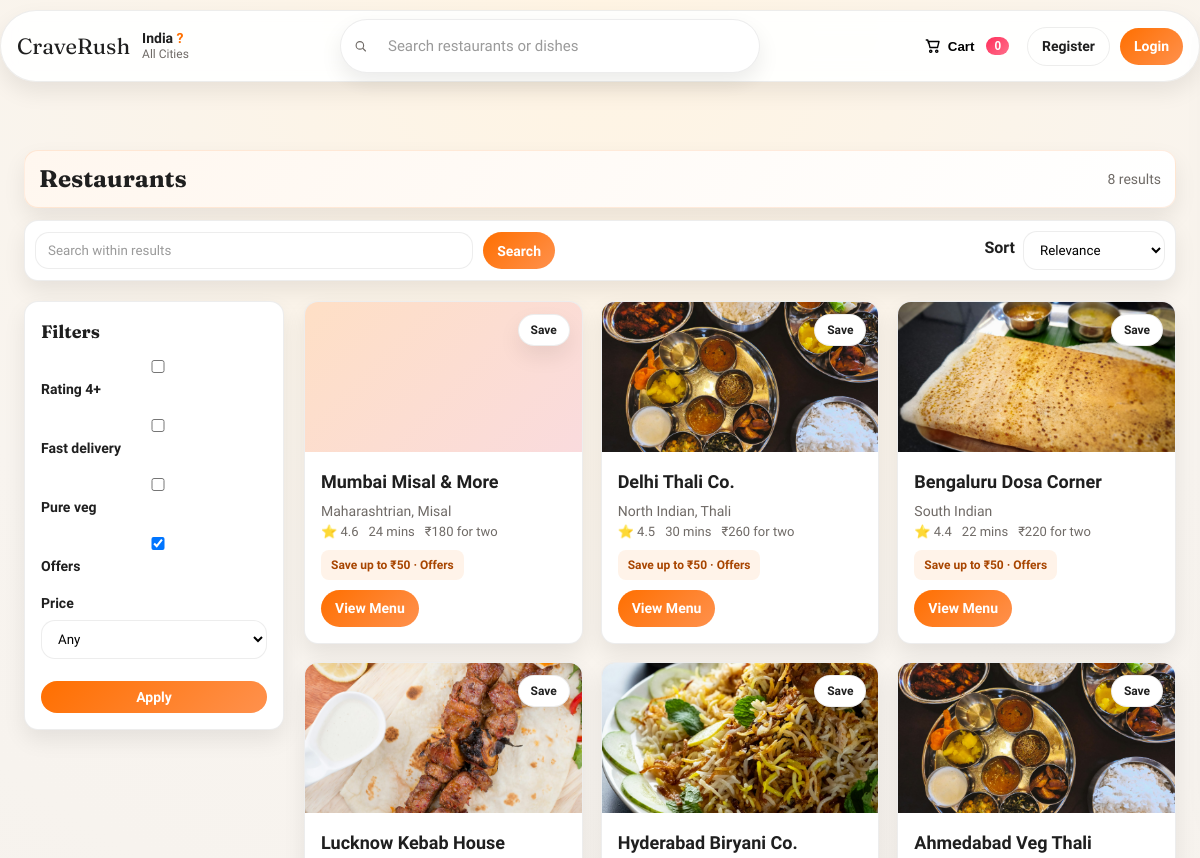
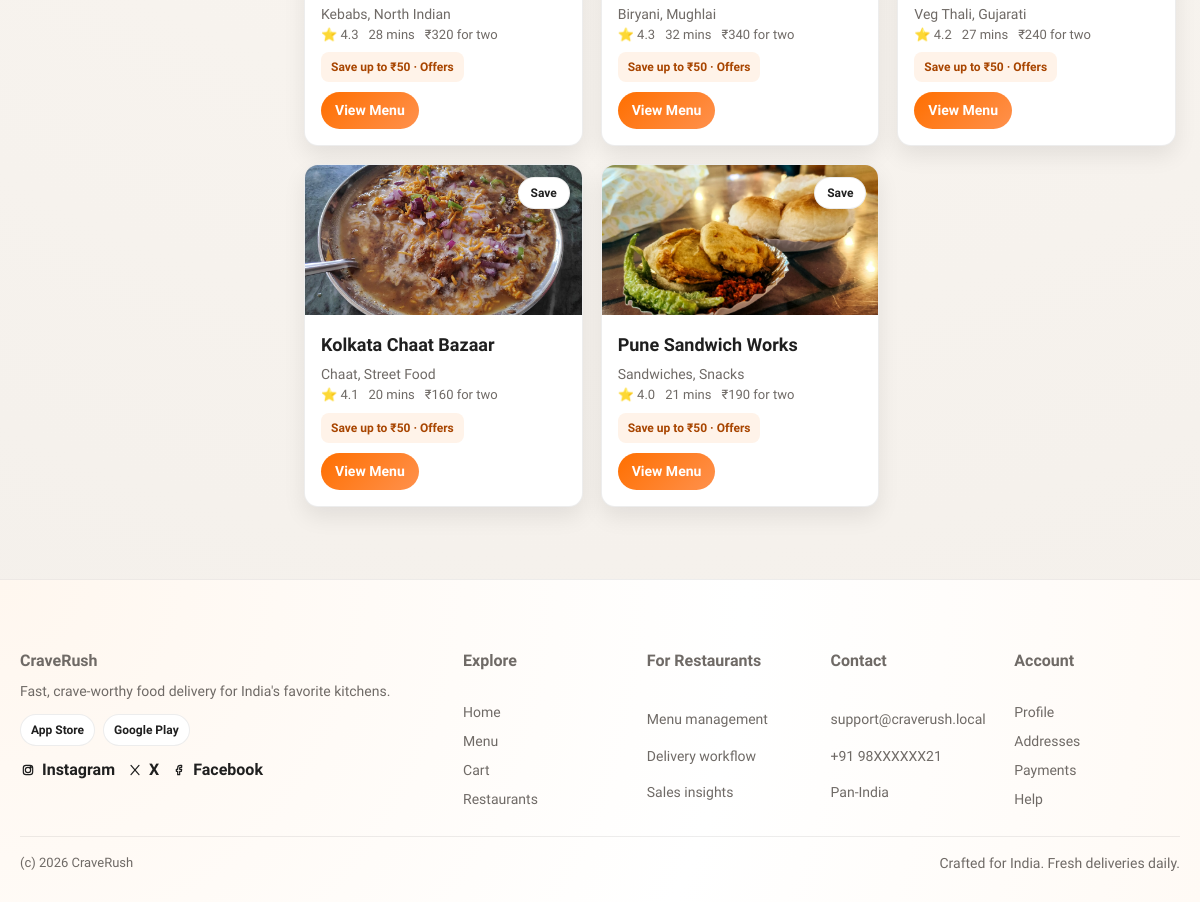
/restaurants.php?offers=1, run on the app's committed database (2 pictures, top to bottom).
### tables this page shows
CREATE TABLE IF NOT EXISTS restaurants (
    id INT AUTO_INCREMENT PRIMARY KEY,
    name VARCHAR(100) NOT NULL,
    location VARCHAR(255) NOT NULL,
    cuisine VARCHAR(120) NOT NULL DEFAULT 'Multi-cuisine',
    rating DECIMAL(3,1) NULL,
    eta_minutes INT NULL,
    price_for_two INT NULL,
    image_url VARCHAR(255) NULL,
    created_at TIMESTAMP DEFAULT CURRENT_TIMESTAMP
);

### includes/functions.php (called while the page is built, shortened)
<?php
function e($value) {
    return htmlspecialchars((string)$value, ENT_QUOTES, 'UTF-8');
}
function display_rating($rating, $id) {
    if ($rating !== null && $rating > 0) {
        return number_format((float)$rating, 1);
    }
    return restaurant_rating($id);
}
function display_eta($eta, $id) {
    if ($eta !== null && $eta > 0) {
        return (int)$eta;
    }
    return restaurant_eta($id);
}
function display_price_for_two($price, $id) {
    if ($price !== null && $price > 0) {
        return (int)$price;
    }
    return restaurant_price_for_two($id);
}
?>

### restaurants.php (the view, shortened to what this page needs)
<?php
require_once __DIR__ . '/config/bootstrap.php';
$base = '';
$q = trim($_GET['q'] ?? '');
$sort = $_GET['sort'] ?? 'relevance';
$rating4 = isset($_GET['rating4']);
$fast = isset($_GET['fast']);
$veg = isset($_GET['veg']);
$offers = isset($_GET['offers']);
$wheres = ['1=1'];
$params = [];
$priceClause = '';
$orderBy = 'r.rating DESC';
$sql = "
    SELECT r.id, r.name, r.location, r.cuisine, r.rating, r.eta_minutes, r.price_for_two, r.image_url,
           MIN(m.price) AS min_price,
           SUM(CASE WHEN m.is_veg = 0 THEN 1 ELSE 0 END) AS non_veg_count
    FROM restaurants r
    LEFT JOIN menu_items m ON m.restaurant_id = r.id AND m.is_active = 1
    WHERE " . implode(' AND ', $wheres) . "
    GROUP BY r.id
";
if ($veg) {
    $sql .= " HAVING non_veg_count = 0";
    if ($offers) {
        $sql .= " AND min_price <= 200";
    }
    if ($priceClause !== '') {
        $sql .= " AND " . substr($priceClause, 7);
    }
} else {
    if ($offers || $priceClause !== '') {
        $clauses = [];
        if ($offers) {
            $clauses[] = "min_price <= 200";
        }
        if (!empty($clauses)) {
            $sql .= " HAVING " . implode(' AND ', $clauses);
        }
    }
}
$sql .= " ORDER BY $orderBy";
$stmt = $pdo->prepare($sql);
$stmt->execute($params);
$restaurants = $stmt->fetchAll();
$favoriteMap = [];
include __DIR__ . '/includes/header.php';
?>
<div class="section-title">
    <h2>Restaurants</h2>
    <span><?php echo count($restaurants); ?> results</span>
</div>
<div class="listing-toolbar">
    <form method="get" class="listing-search">
        <input type="text" name="q" placeholder="Search within results" value="<?php echo e($q); ?>">
        <button class="button" type="submit">Search</button>
    </form>
    <form method="get" class="listing-sort">
        <label for="sort">Sort</label>
        <select name="sort" id="sort" onchange="this.form.submit()">
            <option value="relevance" <?php echo $sort === 'relevance' ? 'selected' : ''; ?>>Relevance</option>
        </select>
    </form>
</div>
<div class="layout">
    <aside class="sidebar">
        <h3>Filters</h3>
        <form method="get" class="filter-group">
            <label><input type="checkbox" name="rating4" <?php echo $rating4 ? 'checked' : ''; ?>> Rating 4+</label>
            <label><input type="checkbox" name="fast" <?php echo $fast ? 'checked' : ''; ?>> Fast delivery</label>
            <label><input type="checkbox" name="veg" <?php echo $veg ? 'checked' : ''; ?>> Pure veg</label>
            <label><input type="checkbox" name="offers" <?php echo $offers ? 'checked' : ''; ?>> Offers</label>
            <div class="form-group">
                <label for="price">Price</label>
                <select name="price" id="price">
                    <option value="">Any</option>
                </select>
            </div>
            <button class="button" type="submit">Apply</button>
        </form>
    </aside>
    <div class="restaurant-grid">
        <?php if (empty($restaurants)): ?>
            <div class="card">No restaurants found.</div>
        <?php else: ?>
            <?php foreach ($restaurants as $r): ?>
                <?php $img = $r['image_url'] ?: fallback_image($r['id']); ?>
                <div class="restaurant-card">
                    <div class="restaurant-card-top">
                        <?php if ($user && $user['role'] === 'customer'): ?>
                            <?php $isFav = isset($favoriteMap[$r['id']]); ?>
                            <form method="post" class="fav-form">
                                <input type="hidden" name="restaurant_id" value="<?php echo (int)$r['id']; ?>">
                                <input type="hidden" name="return" value="<?php echo e($_SERVER['REQUEST_URI']); ?>">
                                <button class="fav-btn <?php echo $isFav ? 'active' : ''; ?>" type="submit" name="fav_action" value="<?php echo $isFav ? 'remove' : 'add'; ?>">
                                    <?php echo $isFav ? 'Saved' : 'Save'; ?>
                                </button>
                            </form>
                        <?php else: ?>
                            <a class="fav-btn" href="login.php?return=<?php echo urlencode($_SERVER['REQUEST_URI']); ?>">Save</a>
                        <?php endif; ?>
                    </div>
                    <img class="restaurant-image" src="<?php echo e($base . $img); ?>" alt="<?php echo e($r['name']); ?>">
                    <div class="restaurant-body">
                        <div class="restaurant-title"><?php echo e($r['name']); ?></div>
                        <div class="muted"><?php echo e($r['cuisine']); ?></div>
                    <div class="restaurant-meta">
                        <span>⭐ <?php echo display_rating($r['rating'], $r['id']); ?></span>
                        <span><?php echo display_eta($r['eta_minutes'], $r['id']); ?> mins</span>
                        <span>₹<?php echo display_price_for_two($r['price_for_two'], $r['id']); ?> for two</span>
                    </div>
                    <?php if (!empty($r['min_price']) && (float)$r['min_price'] <= 200): ?>
                        <div class="card-offer">Save up to ₹50 · Offers</div>
                    <?php endif; ?>
                    <div style="margin-top: 10px;">
                        <a class="button" href="restaurant.php?id=<?php echo (int)$r['id']; ?>">View Menu</a>
                    </div>
                </div>
                </div>
            <?php endforeach; ?>
        <?php endif; ?>
    </div>
</div>
<?php include __DIR__ . '/includes/footer.php'; ?>

### data on the page
restaurants: image_url (picture), name "Mumbai Misal & More", cuisine "Maharashtrian, Misal", rating "4.6", eta_minutes "24", price_for_two "180"
restaurants: image_url (picture), name "Delhi Thali Co.", cuisine "North Indian, Thali", rating "4.5", eta_minutes "30", price_for_two "260"
restaurants: image_url (picture), name "Bengaluru Dosa Corner", cuisine "South Indian", rating "4.4", eta_minutes "22", price_for_two "220"
restaurants: image_url (picture), name "Lucknow Kebab House", cuisine "Kebabs, North Indian", rating "4.3", eta_minutes "28", price_for_two "320"
restaurants: image_url (picture), name "Hyderabad Biryani Co.", cuisine "Biryani, Mughlai", rating "4.3", eta_minutes "32", price_for_two "340"
restaurants: image_url (picture), name "Ahmedabad Veg Thali", cuisine "Veg Thali, Gujarati", rating "4.2", eta_minutes "27", price_for_two "240"
restaurants: image_url (picture), name "Kolkata Chaat Bazaar", cuisine "Chaat, Street Food", rating "4.1", eta_minutes "20", price_for_two "160"
restaurants: image_url (picture), name "Pune Sandwich Works", cuisine "Sandwiches, Snacks", rating "4.0", eta_minutes "21", price_for_two "190"

### other printed values
cart_count() "0"
count($restaurants) "8"
